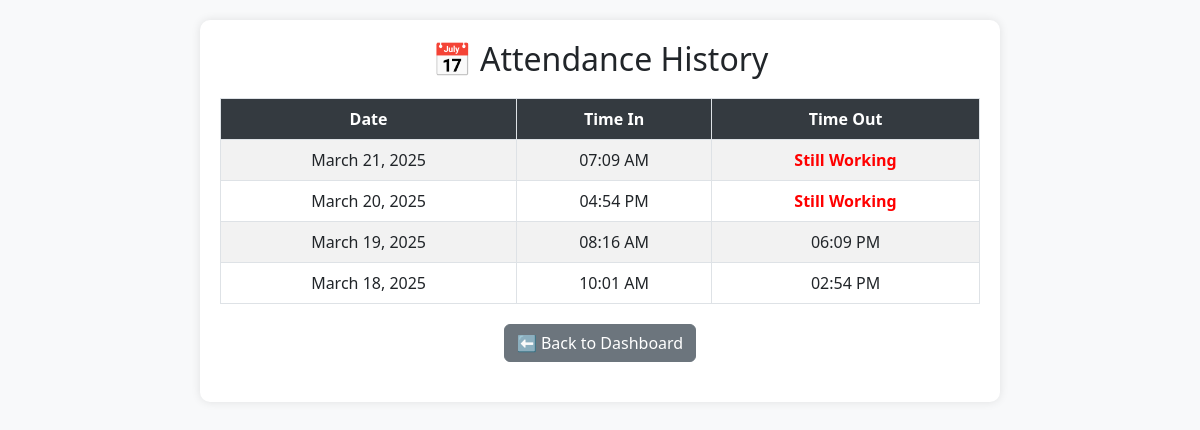
/employee/history.php (signed in), run on the app's committed database.
### tables this page shows
CREATE TABLE `attendance` (
  `id` int(11) NOT NULL,
  `emp_id` int(11) NOT NULL,
  `time_in` datetime DEFAULT NULL,
  `time_out` datetime DEFAULT NULL,
  `work_hours` decimal(5,2) DEFAULT 0.00,
  `date` date NOT NULL,
  `status` enum('present','late','absent','on leave') NOT NULL DEFAULT 'absent',
  `overtime_hours` decimal(5,2) DEFAULT 0.00
);

### employee/history.php (the view, shortened to what this page needs)
<?php
include '../config/db_connect.php';
$emp_id = $_SESSION['emp_id'];
$sql = "SELECT * FROM attendance WHERE emp_id = $emp_id ORDER BY time_in DESC";
$result = $conn->query($sql);
?>
<!DOCTYPE html>
<html lang="en">
<head>
    <link rel="stylesheet" href="https://cdn.jsdelivr.net/npm/bootstrap@5.3.0/dist/css/bootstrap.min.css">
</head>
<body>
    <div class="container">
        <h2>📅 Attendance History</h2>
        <table class="table table-bordered table-striped text-center">
            <thead>
                <tr>
                    <th>Date</th>
                    <th>Time In</th>
                    <th>Time Out</th>
                </tr>
            </thead>
            <tbody>
                <?php while ($row = $result->fetch_assoc()): ?>
                    <tr>
                        <td><?= date('F d, Y', strtotime($row['time_in'])) ?></td>
                        <td><?= date('h:i A', strtotime($row['time_in'])) ?></td>
                        <td>
                            <?php if ($row['time_out']): ?>
                                <?= date('h:i A', strtotime($row['time_out'])) ?>
                            <?php else: ?>
                                <span class="still-working">Still Working</span>
                            <?php endif; ?>
                        </td>
                    </tr>
                <?php endwhile; ?>
            </tbody>
        </table>
        <a href="dashboard.php" class="btn btn-secondary back-btn">⬅ Back to Dashboard</a>
    </div>
</body>
</html>

### employee/history.php (style rules this page uses)
body { background-color: #f8f9fa; padding: 20px; }
.container { max-width: 800px; background: white; padding: 20px; border-radius: 10px; box-shadow: 0 0 10px rgba(0, 0, 0, 0.1); }
h2 { text-align: center; margin-bottom: 20px; }
.table th { background-color: #343a40; color: white; text-align: center; }
.still-working { color: red; font-weight: bold; }
.back-btn { display: block; width: fit-content; margin: 20px auto; }

### data on the page
attendance: time_in "March 21, 2025", time_in "07:09 AM", shows "Still Working"
attendance: time_in "March 20, 2025", time_in "04:54 PM", shows "Still Working"
attendance: time_in "March 19, 2025", time_in "08:16 AM", time_out "06:09 PM"
attendance: time_in "March 18, 2025", time_in "10:01 AM", time_out "02:54 PM"
